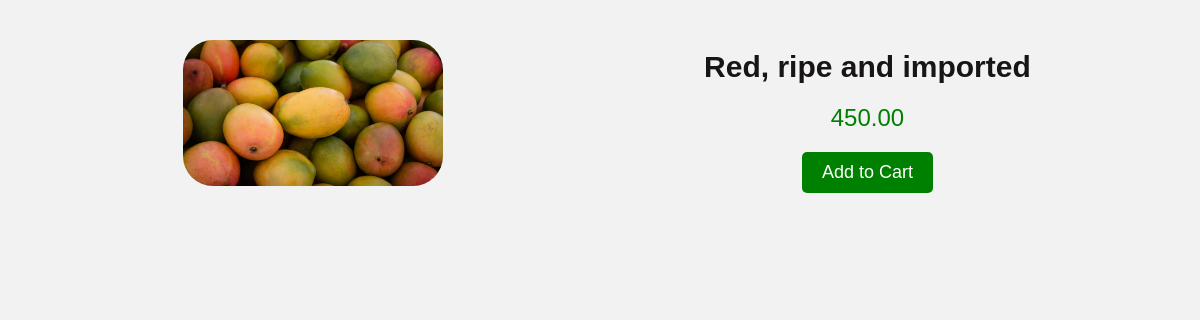
Screenshot of /inventory/products/6/ with the database file from the repository.
### inventory/models.py (models this page shows)
class Product(models.Model):
    vendor_relations = models.ForeignKey(Vendor, null=True, on_delete=models.CASCADE)
    name=models.CharField(max_length=32)
    price=models.DecimalField(max_digits=8,decimal_places=2)
    description=models.TextField()
    image=models.ImageField()
    date_created=models.DateTimeField(auto_now_add=True)
    date_updated=models.DateTimeField(auto_now=True)
    stock=models.PositiveIntegerField()

### inventory/views.py (the view)
# urls.py: path("products/<int:id>/", product_detail_view, name="product_detail_view"),
def product_detail_view(request, id):
      product = Product.objects.get(id=id)
      return render(request, "inventory/product_detail.html", {"product":product})

### templates/inventory/product_detail.html (shortened to what this page needs)
<!DOCTYPE html>
<html lang="en">
<head>
</head>
<body>
    <div class="detail">
    <div class="topDetail">
    <img src="{{product.image.url}}" alt="">
</div>
   <div class="bottomDetail">
    <p>{{product.description}}</p>
    <span>{{product.price}}</span>
    <button>Add to Cart</button>
</div>
</div>
</body>
</html>

### templates/inventory/product_detail.html (style rules this page uses)
body { font-family: Arial, sans-serif; background-color: #f2f2f2; margin: 0; padding: 20px; }
img { max-width: 40%; border-radius: 30px; height: auto; margin-left: 25%; margin-bottom: 10px; }
p { color: #181515; font-weight: bold; margin-bottom: 20px; text-align: center; font-size: 30px; }
span { display: block; text-align: center; font-size: 24px; color: #008000; margin-bottom: 20px; }
button { display: block; margin: 0 auto; padding: 10px 20px; background-color: #008000; color: #fff; font-size: 18px; border: none; border-radius: 5px; cursor: pointer; transition: background-color 0.3s ease; }
.detail { display: flex; flex-direction: row; justify-content: space-between; }
.bottomDetail { margin-right: 10%; width: 100%; }

### rows the page displays
Product: image (picture), description "Red, ripe and imported", price "450.00"
